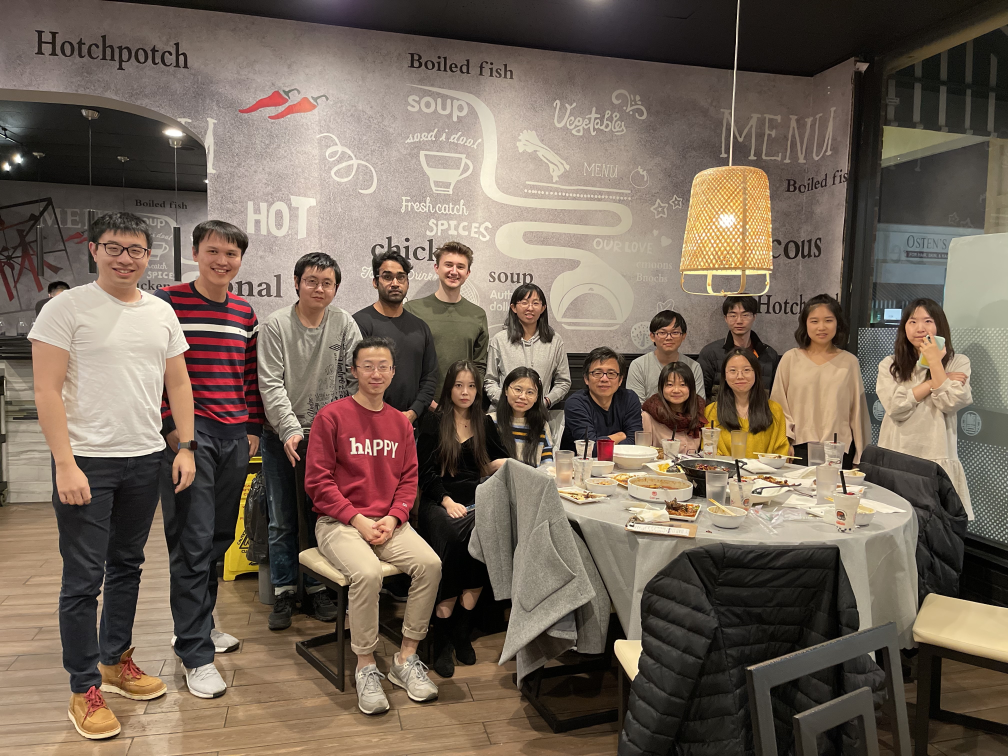
#> input picture Inputs/GRAVITY.jpg, 4032 x 3024 px (shown at 1/4 size); its folder holds only this picture in this run
$ python main.py
#> lines starting #> are read from the running program, lines starting #| are printed output that depends on the picture
### Code/fluid.py
import numpy as np
from scipy.ndimage import map_coordinates, spline_filter
from scipy.sparse.linalg import factorized
from skimage.transform import resize
from sklearn.preprocessing import scale
from numerical import difference, operator
import time
import matplotlib.pyplot as plt


class Fluid:
    def __init__(self, shape, output_shape, *quantities,
                 pressure_order=1, advect_order=3,
                 fluid_mask=None,
                 mode='constant'):
#> called with pressure_order = 1, advect_order = 3, fluid_mask = array of shape (2, 512, 512), mode = 'constant'
        self.shape = shape

        self.dimensions = len(shape)
        self.fluid_mask = fluid_mask
        self.mode = mode

        self.quantities = quantities
        for q in quantities:
            setattr(self, q, np.zeros(output_shape))
#> (the call stopped at in __init__, `laplacian = operator(shape, difference(2, pressure_order))`: numerical is not available in this run)


        self.indices = np.indices(shape)
        self.velocity = np.zeros((self.dimensions, *shape))

        laplacian = operator(shape, difference(2, pressure_order))
        self.pressure_solver = factorized(laplacian)

        self.advect_order = advect_order

    # [41 lines left out: function step, not called in this run]

### Code/main.py
from tkinter.tix import IMAGE
import imageio
import numpy as np
from PIL import Image
from scipy.special import erf
from fluid import Fluid
import cv2
import matplotlib.pyplot as plt
import imageio
import os
import time
from skimage.transform import resize

def source_example(grid_resolution, image_resolution, duration):
    grid_res = grid_resolution
    img_res = image_resolution
    total_time = duration

    padding = 40
    source_duration = total_time
    source_radius = 6
    source_velocity = 2.5
    num_sources = 8

    fluid_mask = np.zeros(grid_res, dtype=np.uint8)
    cv2.putText(fluid_mask, "SCIVIS",
                (int(grid_res[0]/3.3), int(grid_res[1]/1.9)),
                cv2.FONT_HERSHEY_TRIPLEX,
                1*(grid_res[0] / 200),
                1,
                int(2*(grid_res[0] / 200)),
                cv2.LINE_AA)
    fluid_mask[:,0] = 1
    fluid_mask[0,:] = 1
    fluid_mask[:,-1] = 1
    fluid_mask[-1,:] = 1

    #plt.imshow(fluid_mask)
    #plt.show()
    fluid_mask = np.expand_dims(fluid_mask, 0)
    fluid_mask = np.repeat(fluid_mask, 2, axis=0)
    fluid_mask = fluid_mask > 0


    print('Generating fluid solver, this may take some time.')
    fluid = Fluid(grid_res, img_res,
                'dye',
                fluid_mask = fluid_mask)

    center = np.floor_divide(grid_res, 2)
    r = np.min(center) - padding

    points = np.linspace(-np.pi, np.pi, num_sources, endpoint=False)
    points = tuple(np.array((-np.cos(p), np.sin(p))) for p in points)
    normals = tuple(-p for p in points)
    points = tuple(r * p + center for p in points)

    inflow_velocity = np.zeros_like(fluid.velocity)
    inflow_dye = np.zeros(grid_res)
    for p, n in zip(points, normals):
        mask = np.linalg.norm(fluid.indices - p[:, None, None], axis=0) <= source_radius
        inflow_velocity[:, mask] += n[:, None] * source_velocity
        inflow_dye[mask] = 1

    inflow_dye = resize(inflow_dye,
                        img_res)

    frames = []
    for f in range(total_time):
        if f <= source_duration:
            fluid.velocity += inflow_velocity
            fluid.dye += inflow_dye

        t0 = time.time()
        curl = fluid.step()[1]
        t1 = time.time()
        elapsed_time = t1 - t0
        # Using the error function to make the contrast a bit higher.
        # Any other sigmoid function e.g. smoothstep would work.
        curl = (erf(curl * 2) + 1) / 4
        curl = resize(curl, img_res)
        fluid.dye[fluid_mask[0]] = 0
        color = np.dstack((curl, np.ones(curl.shape), fluid.dye))
        color = (np.clip(color, 0, 1) * 255).astype('uint8')
        im = Image.fromarray(color, mode='HSV').convert('RGB')
        im = np.array(im)
        frames.append(im)
        print(f'Computing frame {f + 1} of {total_time}, took {elapsed_time : 0.04f} seconds.')

    print('Saving simulation result.')
    dir_path = os.path.dirname(os.path.realpath(__file__))
    save_path = os.path.join(dir_path, "..", "Outputs", "sources_example.mp4")
    #frames[0].save(save_path, save_all=True,
    #               append_images=frames[1:], duration=20, loop=0)
    imageio.mimsave(save_path, frames, fps=30)

def image_example(image_name, grid_resolution, image_resolution, duration):
#> called with image_name = 'GRAVITY.jpg', duration = 1500
    grid_res = grid_resolution
    img_res = image_resolution
    total_time = duration

    padding = 20
    source_duration = total_time
    source_radius = 8
    source_velocity = 1
    num_sources = 3

    dir_path = os.path.dirname(os.path.realpath(__file__))
    load_path = os.path.join(dir_path, "..", "Inputs", image_name)
    img = imageio.imread(load_path)
#> img is the input picture: shape (3024, 4032, 3); mean R, G, B 116.7, 102.1, 88.8
    img = resize(img, img_res)
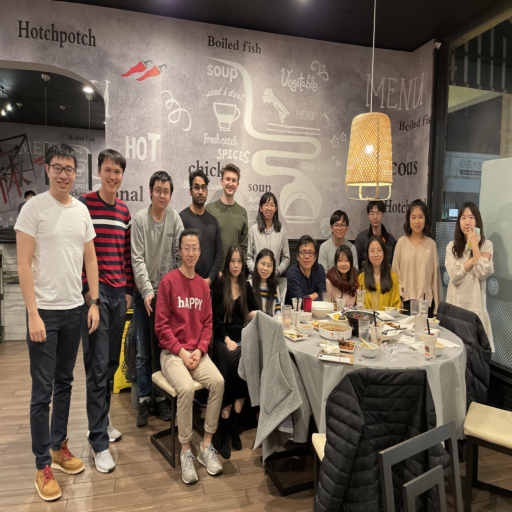
#> img: shape (512, 512, 3) float64; mean R, G, B 0.458, 0.4, 0.348

    fluid_mask = np.zeros(grid_res)
    fluid_mask[:,0] = 1
    fluid_mask[0,:] = 1
    fluid_mask[:,-1] = 1
    fluid_mask[-1,:] = 1
    fluid_mask = np.expand_dims(fluid_mask, 0)
    fluid_mask = np.repeat(fluid_mask, 2, axis=0)
    fluid_mask = fluid_mask > 0


    print('Generating fluid solver, this may take some time.')
    fluid = Fluid(grid_res, img_res,
                  'dye_r', 'dye_g', 'dye_b',
                fluid_mask = fluid_mask)
    fluid.dye_r = img[:,:,0]
    fluid.dye_g = img[:,:,1]
    fluid.dye_b = img[:,:,2]

    points = []
    normals = []
    for i in range(num_sources):
        x = (i+1)/(num_sources+1)
        x *= grid_res[0]
        y = grid_res[1] - padding
        points.append(np.array([y,x]))
        normals.append(np.array([-1, 0]))
    points = tuple(points)
    normals = tuple(normals)

    inflow_velocity = np.zeros_like(fluid.velocity)

    #inflow_dye = np.zeros(fluid.shape)
    for p, n in zip(points, normals):
        mask = np.linalg.norm(fluid.indices - p[:, None, None], axis=0) <= source_radius
        inflow_velocity[:, mask] += n[:, None] * source_velocity
        #inflow_dye[mask] = 1

    frames = []
    for f in range(total_time):
        if f <= source_duration:
            fluid.velocity += inflow_velocity
            #fluid.dye += inflow_dye

        t0 = time.time()
        fluid.step()
        t1 = time.time()
        elapsed_time = t1 - t0

        color = np.stack([fluid.dye_r, fluid.dye_g, fluid.dye_b], axis=2)
        #color -= color.min()
        #color /= color.max()
        color *= 255
        color = np.clip(color, 0, 255).astype(np.uint8)
        im = Image.fromarray(color, mode='RGB')
        im = np.array(im)
        frames.append(im)
        print(f'Computing frame {f + 1} of {total_time}, took {elapsed_time : 0.04f} seconds.')

    print('Saving simulation result.')
    save_path = os.path.join(dir_path, "..", "Outputs", "image_example.mp4")
    #frames[0].save(save_path, save_all=True,
    #               append_images=frames[1:],
    #               duration=20, loop=0)
    imageio.mimsave(save_path, frames, fps=30)

def mixing_example(grid_resolution, image_resolution, duration):
    grid_res = grid_resolution
    img_res = image_resolution
    total_time = duration

    padding = 40
    source_duration = total_time
    source_radius = 8
    source_velocity = 4.0

    dir_path = os.path.dirname(os.path.realpath(__file__))

    fluid_mask = np.zeros(grid_res)
    fluid_mask[:,0] = 1
    fluid_mask[0,:] = 1
    fluid_mask[:,-1] = 1
    fluid_mask[-1,:] = 1
    fluid_mask = np.expand_dims(fluid_mask, 0)
    fluid_mask = np.repeat(fluid_mask, 2, axis=0)
    fluid_mask = fluid_mask > 0


    print('Generating fluid solver, this may take some time.')
    fluid = Fluid(grid_res, img_res,
                  'dye_r', 'dye_g', 'dye_b',
                fluid_mask = fluid_mask,
                mode="reflect")
    img = np.zeros([img_res[0], img_res[1], 3])
    img[0:int(img_res[0]/2)] = [227, 150, 190]
    img[int(img_res[0]/2):] = [174, 224, 244]
    #img = np.random.random(size=[IMAGE_RESOLUTION[0], IMAGE_RESOLUTION[1], 3])
    #img *= 255
    fluid.dye_r = img[:,:,0]
    fluid.dye_g = img[:,:,1]
    fluid.dye_b = img[:,:,2]

    frames = []

    center = np.floor_divide(grid_res, 2)
    r = np.min(center) - padding

    for f in range(total_time):
        if f <= source_duration:
            p = np.array([-np.cos(f/15), np.sin(f/15)])
            p = r * p + center

            norm = np.array([np.sin(f/15), np.cos(f/15)])
            mask = np.linalg.norm(fluid.indices - p[:, None, None], axis=0) <= source_radius
            inflow_velocity = np.zeros_like(fluid.velocity)
            inflow_velocity[:,mask] = norm[:,None]
            inflow_velocity *= source_velocity
            fluid.velocity += inflow_velocity

        t0 = time.time()
        fluid.step()
        t1 = time.time()
        elapsed_time = t1 - t0

        color = np.stack([fluid.dye_r, fluid.dye_g, fluid.dye_b], axis=2)

        color = np.clip(color, 0, 255).astype(np.uint8)
        im = Image.fromarray(color, mode='RGB')
        im = np.array(im)
        im[mask, :] = [255, 255, 255]
        frames.append(im)
        print(f'Computing frame {f + 1} of {total_time}, took {elapsed_time : 0.04f} seconds.')

    print('Saving simulation result.')
    save_path = os.path.join(dir_path, "..", "Outputs", "mixing_example.gif")
    #frames[0].save(save_path, save_all=True,
    #               append_images=frames[1:],
    #               duration=20, loop=0)
    imageio.mimsave(save_path, frames, fps=30)

if(__name__ == "__main__"):
    source_example([512,512], [512, 512], 500)
    image_example("GRAVITY.jpg", [512,512], [512, 512], 1500)
#> (the call stopped at in __init__, `laplacian = operator(shape, difference(2, pressure_order))`: numerical is not available in this run)
    mixing_example([256,256], [256, 256], 1500)
#> (the call stopped at in __init__, `laplacian = operator(shape, difference(2, pressure_order))`: numerical is not available in this run)
    quit()
#> (the program exits here)
